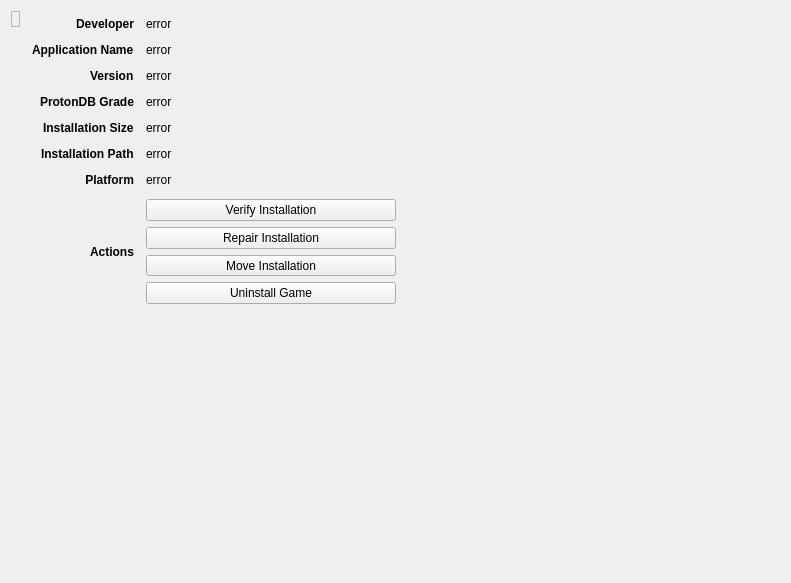
<?xml version="1.0" encoding="UTF-8"?>
<ui version="4.0">
 <class>GameInfo</class>
 <widget class="QWidget" name="GameInfo">
  <property name="geometry">
   <rect>
    <x>0</x>
    <y>0</y>
    <width>791</width>
    <height>583</height>
   </rect>
  </property>
  <property name="windowTitle">
   <string>Game Info</string>
  </property>
  <layout class="QHBoxLayout" name="layout_game_info">
   <item alignment="Qt::AlignTop">
    <widget class="QLabel" name="image">
     <property name="frameShape">
      <enum>QFrame::StyledPanel</enum>
     </property>
     <property name="frameShadow">
      <enum>QFrame::Sunken</enum>
     </property>
     <property name="text">
      <string notr="true"/>
     </property>
    </widget>
   </item>
   <item>
    <layout class="QGridLayout" name="layout_game_info_form">
     <property name="leftMargin">
      <number>6</number>
     </property>
     <property name="topMargin">
      <number>6</number>
     </property>
     <property name="rightMargin">
      <number>6</number>
     </property>
     <property name="bottomMargin">
      <number>6</number>
     </property>
     <property name="spacing">
      <number>12</number>
     </property>
     <item row="8" column="1">
      <spacer name="hs_game_info_form">
       <property name="orientation">
        <enum>Qt::Horizontal</enum>
       </property>
       <property name="sizeHint" stdset="0">
        <size>
         <width>0</width>
         <height>20</height>
        </size>
       </property>
      </spacer>
     </item>
     <item row="0" column="1">
      <widget class="QLabel" name="dev">
       <property name="text">
        <string notr="true">error</string>
       </property>
       <property name="textInteractionFlags">
        <set>Qt::LinksAccessibleByMouse|Qt::TextSelectableByMouse</set>
       </property>
      </widget>
     </item>
     <item row="0" column="0" alignment="Qt::AlignRight">
      <widget class="QLabel" name="lbl_dev">
       <property name="sizePolicy">
        <sizepolicy hsizetype="Minimum" vsizetype="Preferred">
         <horstretch>0</horstretch>
         <verstretch>0</verstretch>
        </sizepolicy>
       </property>
       <property name="font">
        <font>
         <weight>75</weight>
         <bold>true</bold>
        </font>
       </property>
       <property name="text">
        <string>Developer</string>
       </property>
      </widget>
     </item>
     <item row="1" column="1">
      <widget class="QLabel" name="app_name">
       <property name="text">
        <string notr="true">error</string>
       </property>
       <property name="textInteractionFlags">
        <set>Qt::LinksAccessibleByMouse|Qt::TextSelectableByMouse</set>
       </property>
      </widget>
     </item>
     <item row="5" column="1">
      <widget class="QLabel" name="install_path">
       <property name="text">
        <string notr="true">error</string>
       </property>
       <property name="wordWrap">
        <bool>true</bool>
       </property>
       <property name="textInteractionFlags">
        <set>Qt::LinksAccessibleByMouse|Qt::TextSelectableByMouse</set>
       </property>
      </widget>
     </item>
     <item row="6" column="0">
      <widget class="QLabel" name="lbl_platform">
       <property name="font">
        <font>
         <weight>75</weight>
         <bold>true</bold>
        </font>
       </property>
       <property name="text">
        <string>Platform</string>
       </property>
       <property name="alignment">
        <set>Qt::AlignRight|Qt::AlignTrailing|Qt::AlignVCenter</set>
       </property>
      </widget>
     </item>
     <item row="2" column="1">
      <widget class="QLabel" name="version">
       <property name="text">
        <string notr="true">error</string>
       </property>
       <property name="textInteractionFlags">
        <set>Qt::LinksAccessibleByMouse|Qt::TextSelectableByMouse</set>
       </property>
      </widget>
     </item>
     <item row="5" column="0" alignment="Qt::AlignRight">
      <widget class="QLabel" name="lbl_install_path">
       <property name="sizePolicy">
        <sizepolicy hsizetype="Minimum" vsizetype="Preferred">
         <horstretch>0</horstretch>
         <verstretch>0</verstretch>
        </sizepolicy>
       </property>
       <property name="font">
        <font>
         <weight>75</weight>
         <bold>true</bold>
        </font>
       </property>
       <property name="text">
        <string>Installation Path</string>
       </property>
      </widget>
     </item>
     <item row="4" column="0" alignment="Qt::AlignRight">
      <widget class="QLabel" name="lbl_install_size">
       <property name="sizePolicy">
        <sizepolicy hsizetype="Minimum" vsizetype="Preferred">
         <horstretch>0</horstretch>
         <verstretch>0</verstretch>
        </sizepolicy>
       </property>
       <property name="font">
        <font>
         <weight>75</weight>
         <bold>true</bold>
        </font>
       </property>
       <property name="text">
        <string>Installation Size</string>
       </property>
      </widget>
     </item>
     <item row="8" column="0">
      <spacer name="vs_game_info_form">
       <property name="orientation">
        <enum>Qt::Vertical</enum>
       </property>
       <property name="sizeHint" stdset="0">
        <size>
         <width>20</width>
         <height>0</height>
        </size>
       </property>
      </spacer>
     </item>
     <item row="6" column="1">
      <widget class="QLabel" name="platform">
       <property name="text">
        <string notr="true">error</string>
       </property>
      </widget>
     </item>
     <item row="7" column="1" alignment="Qt::AlignLeft|Qt::AlignTop">
      <widget class="QStackedWidget" name="game_actions_stack">
       <property name="minimumSize">
        <size>
         <width>250</width>
         <height>0</height>
        </size>
       </property>
       <property name="currentIndex">
        <number>0</number>
       </property>
       <widget class="QWidget" name="installed_page">
        <layout class="QVBoxLayout" name="installed_layout">
         <property name="leftMargin">
          <number>0</number>
         </property>
         <property name="topMargin">
          <number>0</number>
         </property>
         <property name="rightMargin">
          <number>0</number>
         </property>
         <property name="bottomMargin">
          <number>0</number>
         </property>
         <item>
          <widget class="QStackedWidget" name="verify_widget">
           <property name="currentIndex">
            <number>0</number>
           </property>
           <widget class="QWidget" name="page_verify_button">
            <layout class="QVBoxLayout" name="layout_verify_button">
             <property name="spacing">
              <number>0</number>
             </property>
             <property name="leftMargin">
              <number>0</number>
             </property>
             <property name="topMargin">
              <number>0</number>
             </property>
             <property name="rightMargin">
              <number>0</number>
             </property>
             <property name="bottomMargin">
              <number>0</number>
             </property>
             <item>
              <widget class="QPushButton" name="verify_button">
               <property name="text">
                <string>Verify Installation</string>
               </property>
              </widget>
             </item>
            </layout>
           </widget>
           <widget class="QWidget" name="page_verify_progress">
            <layout class="QVBoxLayout" name="layout_verify_progress">
             <property name="spacing">
              <number>0</number>
             </property>
             <property name="leftMargin">
              <number>0</number>
             </property>
             <property name="topMargin">
              <number>0</number>
             </property>
             <property name="rightMargin">
              <number>0</number>
             </property>
             <property name="bottomMargin">
              <number>0</number>
             </property>
             <item>
              <widget class="QProgressBar" name="verify_progress">
               <property name="value">
                <number>24</number>
               </property>
              </widget>
             </item>
            </layout>
           </widget>
          </widget>
         </item>
         <item>
          <widget class="QPushButton" name="repair_button">
           <property name="text">
            <string>Repair Installation</string>
           </property>
          </widget>
         </item>
         <item>
          <widget class="QStackedWidget" name="move_stack">
           <property name="minimumSize">
            <size>
             <width>0</width>
             <height>20</height>
            </size>
           </property>
           <widget class="QWidget" name="page">
            <layout class="QHBoxLayout" name="horizontalLayout_2">
             <property name="leftMargin">
              <number>0</number>
             </property>
             <property name="topMargin">
              <number>0</number>
             </property>
             <property name="rightMargin">
              <number>0</number>
             </property>
             <property name="bottomMargin">
              <number>0</number>
             </property>
             <item>
              <widget class="QToolButton" name="move_button">
               <property name="sizePolicy">
                <sizepolicy hsizetype="Minimum" vsizetype="Fixed">
                 <horstretch>0</horstretch>
                 <verstretch>0</verstretch>
                </sizepolicy>
               </property>
               <property name="text">
                <string>Move Installation</string>
               </property>
               <property name="popupMode">
                <enum>QToolButton::InstantPopup</enum>
               </property>
              </widget>
             </item>
            </layout>
           </widget>
           <widget class="QWidget" name="page_2"/>
          </widget>
         </item>
         <item>
          <widget class="QPushButton" name="uninstall_button">
           <property name="styleSheet">
            <string notr="true"/>
           </property>
           <property name="text">
            <string>Uninstall Game</string>
           </property>
          </widget>
         </item>
        </layout>
       </widget>
       <widget class="QWidget" name="uninstalled_page">
        <layout class="QVBoxLayout" name="uninstalled_layout">
         <item>
          <widget class="QPushButton" name="install_button">
           <property name="styleSheet">
            <string notr="true"/>
           </property>
           <property name="text">
            <string>Install Game</string>
           </property>
          </widget>
         </item>
        </layout>
       </widget>
      </widget>
     </item>
     <item row="4" column="1">
      <widget class="QLabel" name="install_size">
       <property name="text">
        <string notr="true">error</string>
       </property>
       <property name="textInteractionFlags">
        <set>Qt::LinksAccessibleByMouse|Qt::TextSelectableByMouse</set>
       </property>
      </widget>
     </item>
     <item row="2" column="0" alignment="Qt::AlignRight">
      <widget class="QLabel" name="lbl_version">
       <property name="sizePolicy">
        <sizepolicy hsizetype="Minimum" vsizetype="Preferred">
         <horstretch>0</horstretch>
         <verstretch>0</verstretch>
        </sizepolicy>
       </property>
       <property name="font">
        <font>
         <weight>75</weight>
         <bold>true</bold>
        </font>
       </property>
       <property name="text">
        <string>Version</string>
       </property>
      </widget>
     </item>
     <item row="7" column="0" alignment="Qt::AlignRight">
      <widget class="QLabel" name="lbl_game_actions">
       <property name="sizePolicy">
        <sizepolicy hsizetype="Minimum" vsizetype="Preferred">
         <horstretch>0</horstretch>
         <verstretch>0</verstretch>
        </sizepolicy>
       </property>
       <property name="font">
        <font>
         <weight>75</weight>
         <bold>true</bold>
        </font>
       </property>
       <property name="text">
        <string>Actions</string>
       </property>
      </widget>
     </item>
     <item row="3" column="0" alignment="Qt::AlignRight">
      <widget class="QLabel" name="lbl_grade">
       <property name="font">
        <font>
         <weight>75</weight>
         <bold>true</bold>
        </font>
       </property>
       <property name="text">
        <string>ProtonDB Grade</string>
       </property>
      </widget>
     </item>
     <item row="1" column="0" alignment="Qt::AlignRight">
      <widget class="QLabel" name="lbl_app_name">
       <property name="sizePolicy">
        <sizepolicy hsizetype="Minimum" vsizetype="Preferred">
         <horstretch>0</horstretch>
         <verstretch>0</verstretch>
        </sizepolicy>
       </property>
       <property name="font">
        <font>
         <weight>75</weight>
         <bold>true</bold>
        </font>
       </property>
       <property name="text">
        <string>Application Name</string>
       </property>
      </widget>
     </item>
     <item row="3" column="1">
      <widget class="QLabel" name="grade">
       <property name="text">
        <string notr="true">error</string>
       </property>
       <property name="textInteractionFlags">
        <set>Qt::LinksAccessibleByMouse|Qt::TextSelectableByMouse</set>
       </property>
      </widget>
     </item>
    </layout>
   </item>
  </layout>
 </widget>
 <resources/>
 <connections/>
</ui>
